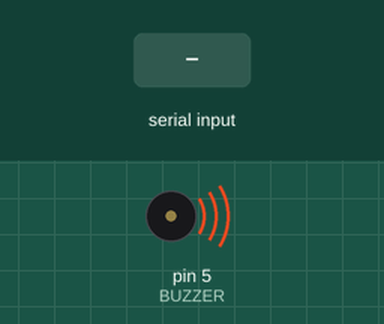
A sketch run on a simulated Arduino Uno, built with avr-gcc and run on an emulated ATmega328P. On the bench: buzzer (waves = sounding, pin HIGH). The test bench sets the inputs (shaded band).

Above: at 0.1 s.
At 1.5 s:
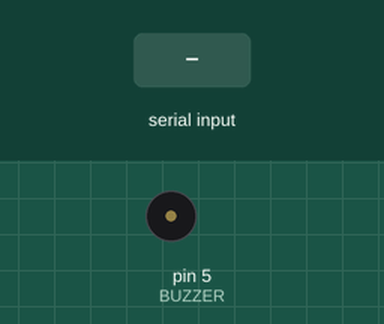
1.6 s: "B" received over Serial
At 1.8 s:
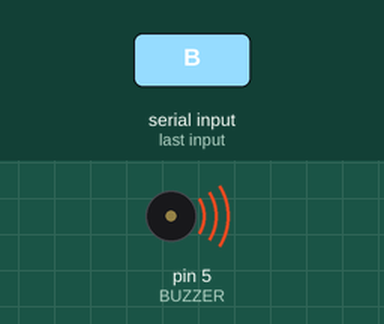
Timing chart, 0 to 8.0 s (numbered marks = the images above; inputs shaded):
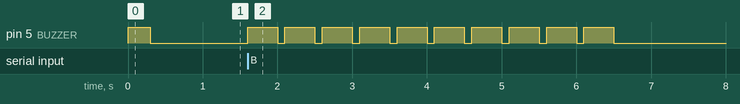

The sketch:

roadguard_buzzer.ino
```cpp
// RoadGuard AI - NodeMCU ESP8266 buzzer (USB serial, no WiFi)
// Wiring (2N2222, flat side facing you: E B C):
//   D1 -> 330 ohm -> B (middle)
//   E (left)  -> GND
//   C (right) -> Buzzer -
//   Buzzer +  -> Vin
// The PC sends "B\n" over USB whenever a pothole is detected.

#define BUZZER 5          // GPIO5 = D1 on NodeMCU
#define ALARM_MS 5000     // total alarm length

void alarm() {
  unsigned long start = millis();
  while (millis() - start < ALARM_MS) {
    digitalWrite(BUZZER, HIGH);  // steady ON = loudest on an active buzzer
    delay(400);
    digitalWrite(BUZZER, LOW);   // short gap so it sounds like an alarm
    delay(100);
    yield();
  }
  digitalWrite(BUZZER, LOW);
  while (Serial.available()) Serial.read();  // drop beeps queued during the alarm
}

void setup() {
  Serial.begin(115200);
  pinMode(BUZZER, OUTPUT);
  digitalWrite(BUZZER, LOW);
  digitalWrite(BUZZER, HIGH);  // short test beep at start
  delay(300);
  digitalWrite(BUZZER, LOW);
}

void loop() {
  if (Serial.available() && Serial.read() == 'B') {
    alarm();
  }
}
```

Measured:
- after the input at 1.6 s, pin 5 (BUZZER): alternates HIGH for 0.40 s and LOW for 0.10 s, 20 changes in all, then stays LOW, starting at once
